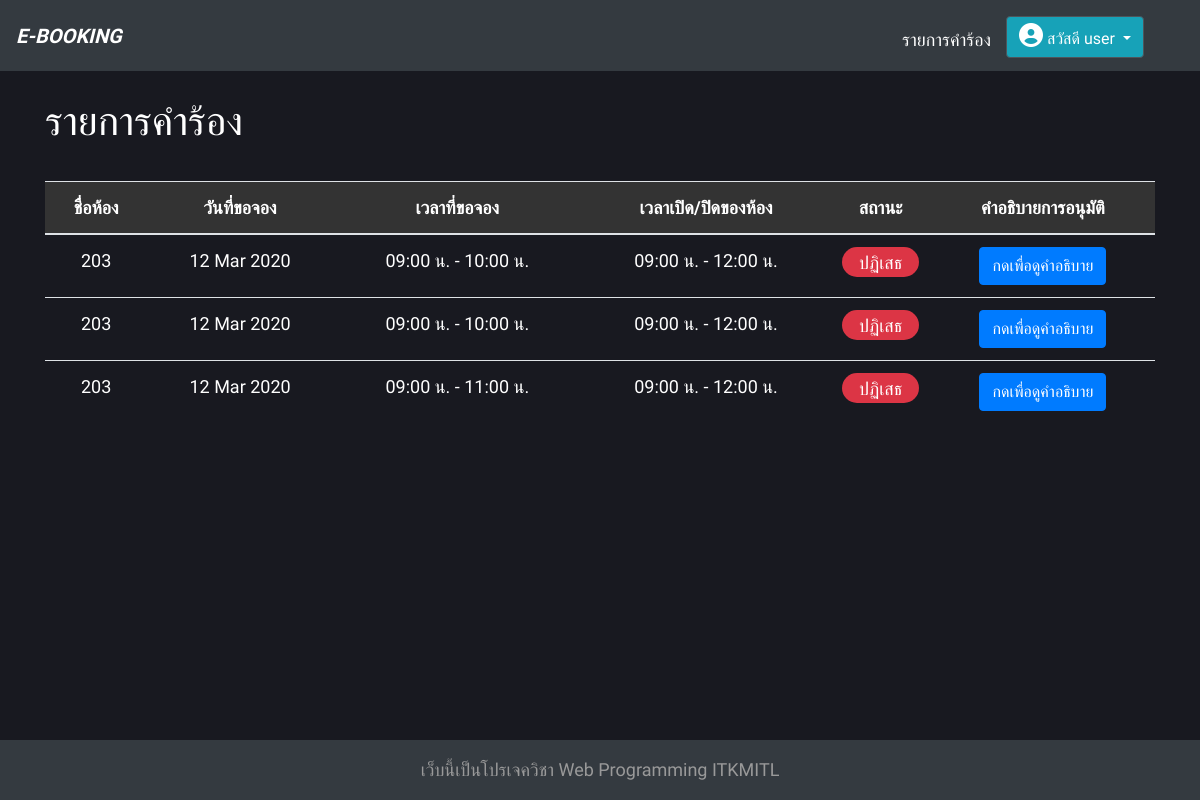
The page /request/4/ (signed in) on the database as committed earlier.
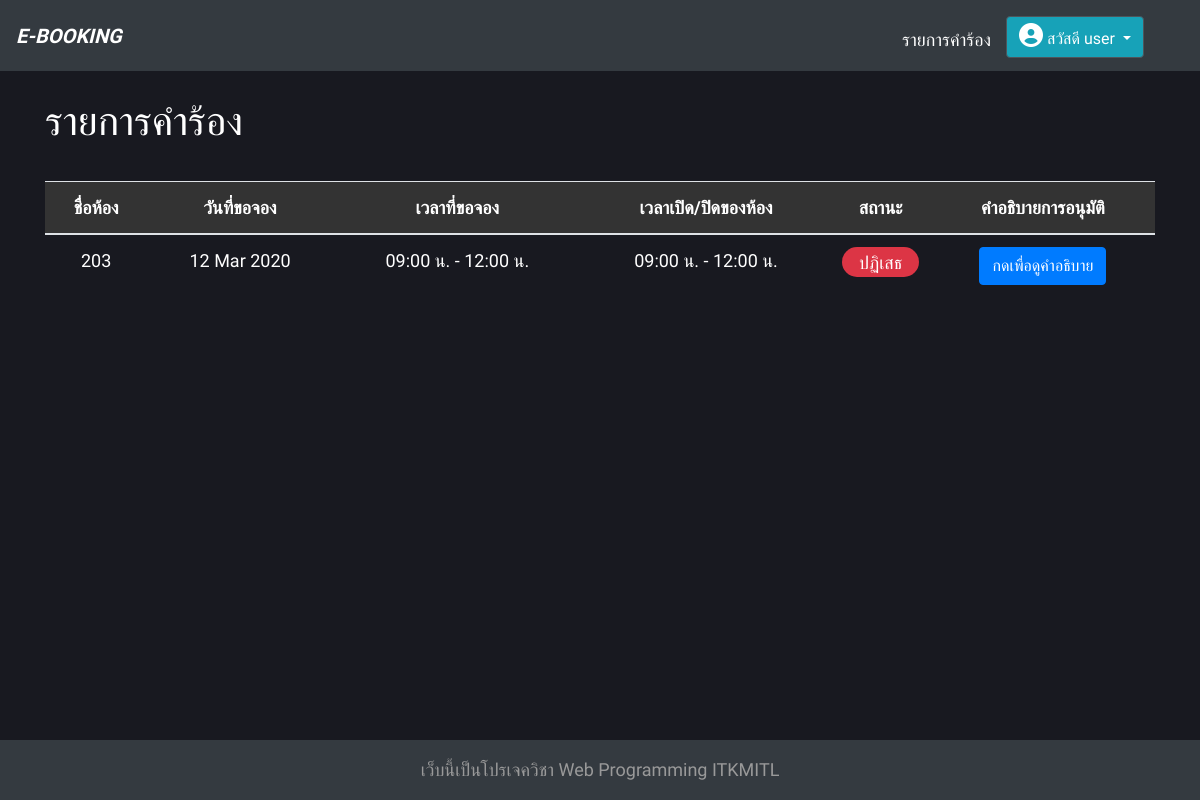
The same page on the database as committed later.
### room/models.py (models this page shows, shortened)
class Booking(models.Model):
    book_id = models.AutoField(primary_key=True)
    room = models.ForeignKey(Room, on_delete=models.CASCADE)
    date = models.DateField()
    start_time =  models.TimeField()
    end_time =  models.TimeField()
    description = models.TextField(null=True, blank=True)
    status = models.CharField(max_length=50)
    status_remark = models.TextField(null=True, blank=True)
    book_by = models.ForeignKey(User, on_delete=models.CASCADE)
    book_date = models.DateField()

class Room(models.Model):
    room_id = models.AutoField(primary_key=True)
    name = models.CharField(max_length=50)
    open_time = models.TimeField()
    close_time =  models.TimeField()
    capacity = models.IntegerField()

### room/views.py (the view)
# urls.py: path('request/<int:user_id>/', views.room_request, name='request'),
@login_required
@permission_required('room.add_booking')
def room_request(request, user_id):
    context = {
        'booking': Booking.objects.filter(book_by_id=user_id),
    }
    return render(request, 'room/user_room_request.html', context=context)

### room/templates/room/user_room_request.html (shortened to what this page needs)
{% extends 'base.html' %}
{% load static %}
{% block content %}
<h1>รายการคำร้อง</h1><br>
<table class="table" style="text-align: center;">
  <thead style="background: #333;">
    <tr>
      <th scope="col">ชื่อห้อง</th>
      <th scope="col">วันที่ขอจอง</th>
      <th scope="col">เวลาที่ขอจอง</th>
      <th scope="col"> เวลาเปิด/ปิดของห้อง </th>
      <th scope="col">สถานะ</th>
      <th scope="col">คำอธิบายการอนุมัติ</th>
    </tr>
  </thead>
  <tbody>
    {% for b in booking %}
    <tr>
      <td>{{ b.room.name }}</th>
      <td>{{ b.date|date:'d M Y' }}</td>
      <td>{{ b.start_time|time:'H:i' }} น. - {{ b.end_time|time:'H:i' }} น.</td>
      <td>{{ b.room.open_time|time:'H:i' }} น. - {{ b.room.close_time|time:'H:i' }} น.</td>
      {% if b.status == 'อนุมัติ' %}
      <td>
        <div class="bg-success" style="height: 30px; padding: 0; padding-top: 2px; border-radius:15px;" role="alert">
          {{ b.status }}</div>
      </td>
      {% elif b.status == 'ปฏิเสธ' %}
      <td>
        <div class="bg-danger" style="height: 30px; padding: 0; padding-top: 2px; border-radius:50px;" role="alert">
          {{ b.status }}</div>
      </td>
      {% else %}
      <td>
        <div class="bg-warning" style="height: 30px; padding: 0; padding-top: 2px; color:#000; border-radius:15px;"
          role="alert">{{ b.status }}</div>
      </td>
      {% endif %}
      <td style="color:#111;">
        <a class="btn btn-primary" href="#" title="Dasd" data-toggle="popover" data-trigger="focus"
          data-content="{{ b.status_remark }}">กดเพื่อดูคำอธิบาย</a>
        </div>
      </td>
    </tr>
    {% endfor %}
{% endblock  %}

Rows that differ between the two databases and show on the page:
removed Booking: room.name "203", date "12 Mar 2020", start_time "09:00", end_time "10:00", room.open_time "09:00", room.close_time "12:00", status "ปฏิเสธ"
removed Booking: room.name "203", date "12 Mar 2020", start_time "09:00", end_time "10:00", room.open_time "09:00", room.close_time "12:00", status "ปฏิเสธ"
removed Booking: room.name "203", date "12 Mar 2020", start_time "09:00", end_time "11:00", room.open_time "09:00", room.close_time "12:00", status "ปฏิเสธ"
added Booking: room.name "203", date "12 Mar 2020", start_time "09:00", end_time "12:00", room.open_time "09:00", room.close_time "12:00", status "ปฏิเสธ"
